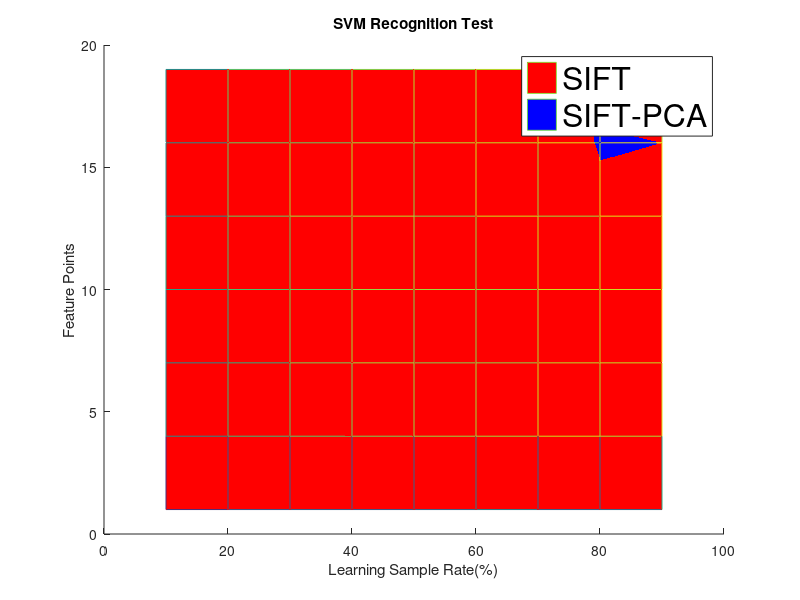

The MATLAB source for this figure: (Note: this script raises an error after producing the figure.)
sift_svm = [ 
   35.2778   45.0000   46.4286   46.2500   49.5000   56.2500   48.3333   50.0000   70.0000
   60.2778   74.0625   79.2857   82.0833   85.0000   86.8750   90.8333   87.5000   92.5000
   60.2778   71.2500   82.5000   86.6667   83.0000   84.3750   89.1667   90.0000   97.5000
   67.5000   76.2500   79.6429   85.0000   86.5000   85.6250   90.8333   91.2500   95.0000
   60.5556   79.3750   87.1429   89.1667   84.5000   91.2500   86.6667   93.7500   95.0000
   61.6667   80.3125   80.0000   87.0833   89.0000   90.6250   93.3333   93.7500   90.0000
   60.8333   77.1875   78.2143   83.7500   85.0000   88.7500   92.5000   96.2500   92.5000];

sift_pca_svm = [
     24.7222   26.2500   29.6429   27.5000   31.0000   32.5000   35.0000   31.2500   37.5000
   42.5000   60.6250   62.1429   63.7500   64.5000   67.5000   65.0000   70.0000   70.0000
   50.8333   60.3125   67.8571   72.0833   77.5000   73.7500   80.0000   80.0000   85.0000
   51.1111   66.5625   73.9286   75.4167   80.5000   82.5000   80.8333   87.5000   80.0000
   46.1111   66.8750   69.2857   77.5000   81.0000   83.1250   80.8333   90.0000   90.0000
   52.7778   70.0000   76.7857   78.7500   81.5000   81.8750   82.5000   95.0000   90.0000
   50.0000   70.3125   73.5714   82.9167   81.0000   86.8750   83.3333   91.2500   85.0000];


figure(1)
ratiorange = 10:10:90;
locrange = 1:3:20;
[xloc, yloc] = meshgrid(ratiorange, locrange);


hold on
ob1 = mesh(xloc, yloc, sift_svm,'faceColor','r');
ob2 = mesh(xloc, yloc, sift_pca_svm,'faceColor','b'); 
% ob3 = mesh(xloc, yloc, ICA','faceColor','g');
hlegend = legend([ob1, ob2], {'SIFT','SIFT-PCA'});

set(hlegend,'FontSize',23);
% 
title('SVM Recognition Test')
xlabel('Learning Sample Rate(%)')
ylabel('Feature Points')
zlabel('Recogniton Rate')

sdf(1, 'tk')

%% SIFT-PCA Accurancy

locrange = 1:4:30;
pcasizerange = 3:5:80;

[xloc, yloc] = meshgrid(pcasizerange, locrange);
ob1 = mesh(xloc, yloc, re,'faceColor','r');


% hlegend = legend([ob1], {'SIFT','SIFT-PCA'});

% set(hlegend,'FontSize',23);
% 
title('SVM Recognition Test')
xlabel('PCA Vector Length')
ylabel('Feature Points')
zlabel('Recogniton Rate')
sdf(1, 'tk')



